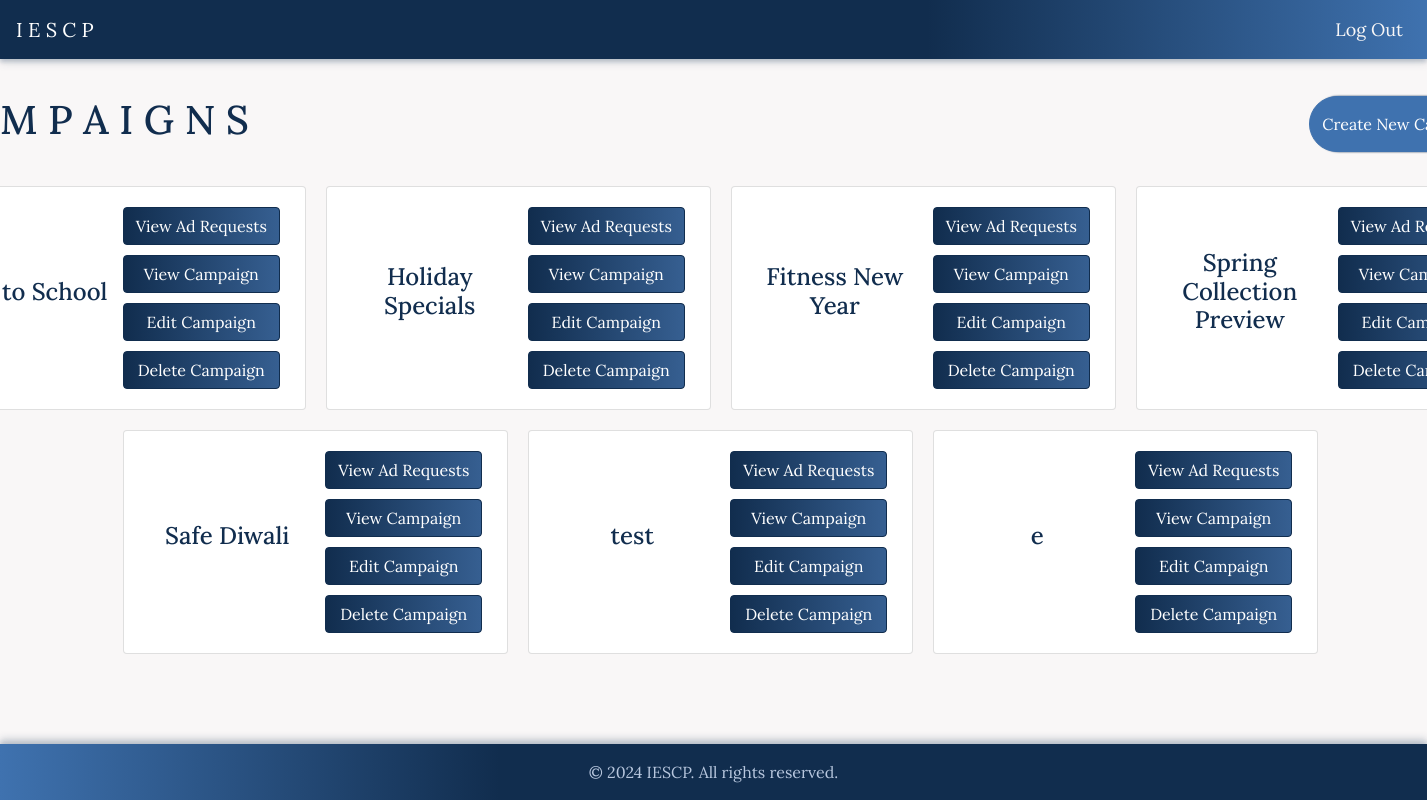
Page /campaigns?sponsor_id=6 on the earlier database version.
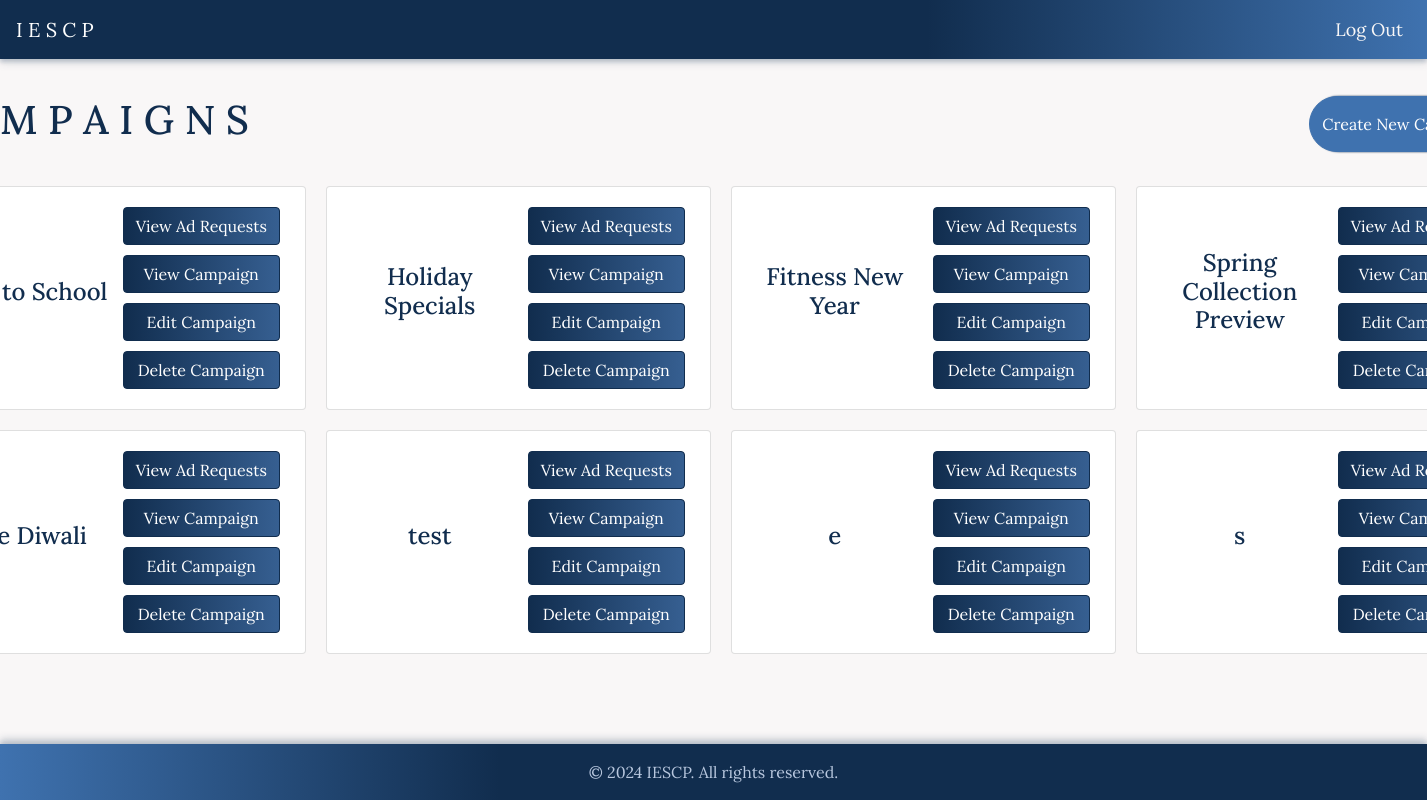
Same page on the later database version.
### app/models.py (models this page shows)
class Campaign(db.Model):
    id = db.Column(db.Integer, primary_key=True)
    name = db.Column(db.String(64), nullable=False)
    description = db.Column(db.Text, nullable=False)
    start_date = db.Column(db.DateTime, default=datetime.utcnow)
    end_date = db.Column(db.DateTime)
    budget = db.Column(db.Float, nullable=False)
    visibility = db.Column(db.String(10), nullable=False)
    goals = db.Column(db.Text, nullable=False)
    sponsor_id = db.Column(db.Integer, db.ForeignKey('user.id'), nullable=False)
    ad_requests = db.relationship('AdRequest', backref='campaign', lazy=True)

### app/routes.py (the view)
@app.route('/campaigns')
def campaigns():
    sponsor_id = request.args.get('sponsor_id')
    campaigns = Campaign.query.filter_by(sponsor_id=sponsor_id).all()
    return render_template('campaigns.html', active_page='campaigns', campaigns=campaigns, sponsor_id=sponsor_id)

### app/templates/campaigns.html (shortened to what this page needs)
{% extends "navbar_after_login.html" %}
{% block styles %}
  <link rel="stylesheet" href="{{ url_for('static', filename='/css/campaigns.css') }}">
{% endblock %}
{% block content %}
<div class="campaigns">
<div class="container mt-4">
    <div class="d-flex justify-content-between mb-4">
        <h1>C A M P A I G N S</h1>
        <button class="btn btn-primary" data-toggle="modal" data-target="#createCampaignModal">Create New Campaign</a>
    </div>
    <div class="row">
        {% for campaign in campaigns %}
            <div class="col-md-4">
                <div class="card campaign-card">
                    <div class="card-body">
                        <h4 class="card-title">{{ campaign.name }}</h4>
                        <div class="btn-container">
                            <a href="{{ url_for('campaign', campaign_id=campaign.id) }}" class="btn btn-secondary gradient">View Ad Requests</a>
                            <button class="btn btn-secondary gradient" id="view-campaign" data-campaign-id = "{{ campaign.id }}" >View Campaign</button>
                            <button class="btn btn-secondary gradient" id="edit-campaign" data-campaign-id = "{{ campaign.id }}" >Edit Campaign</button>
                            <button class="btn btn-secondary gradient" id="delete-campaign-show-modal" data-campaign-id = "{{ campaign.id }}" data-campaign-name = "{{ campaign.name }}">Delete Campaign</button>
                        </div>
                    </div>
                </div>
            </div>
        {% endfor %}
    </div>
</div>
</div>
{% endblock %}

Differences in the rows shown:
added Campaign: name "s"
